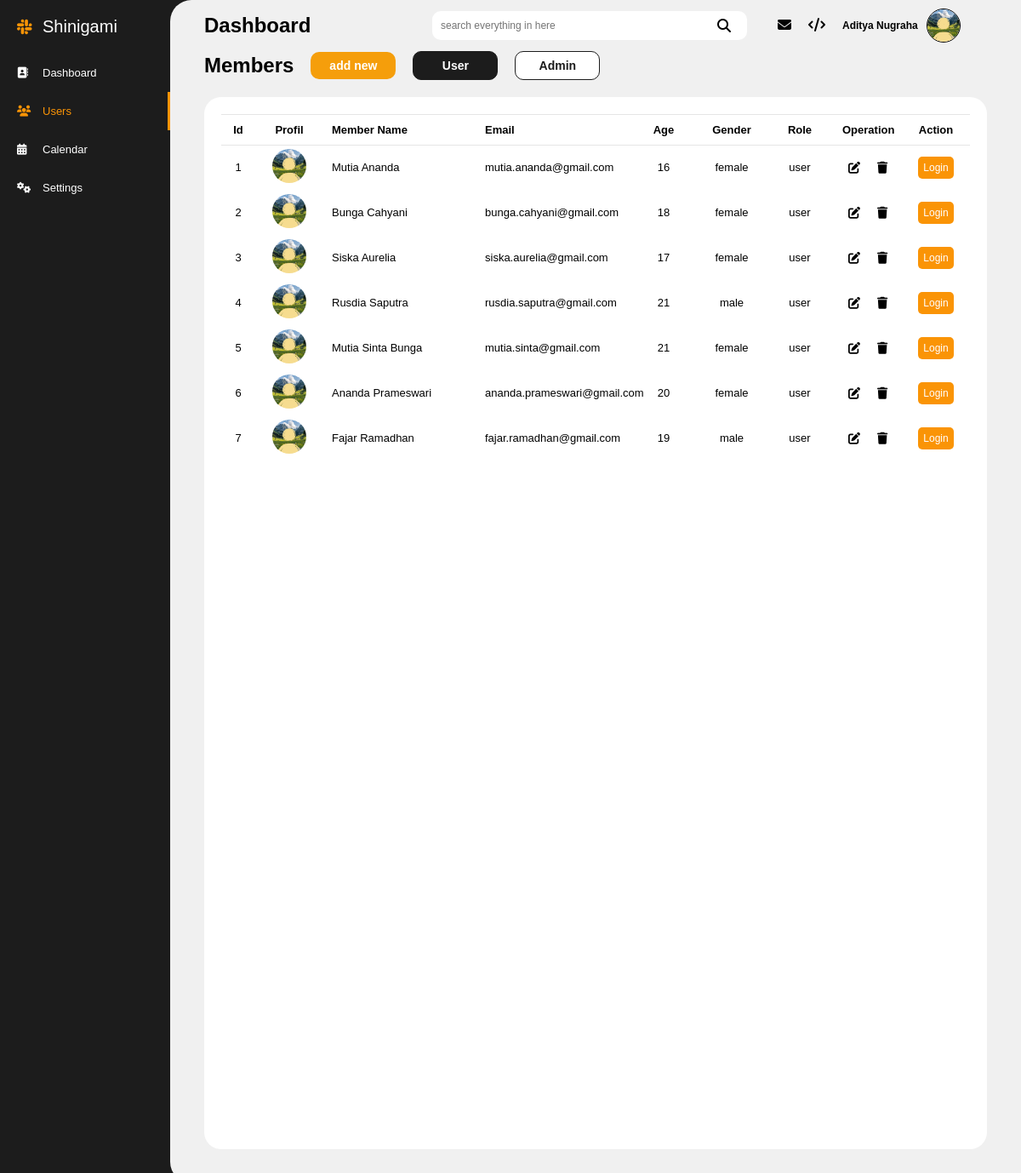
/users.php (signed in), run on the app's committed database.
### tables this page shows
CREATE TABLE `users` (
  `id` int(255) NOT NULL,
  `nama` varchar(255) NOT NULL,
  `email` varchar(255) NOT NULL,
  `password` varchar(100) NOT NULL,
  `age` int(100) NOT NULL,
  `gender` varchar(20) NOT NULL,
  `role` varchar(20) NOT NULL
);

### users.php (the view, shortened to what this page needs)
<?php
    require_once "db.php";
    $page = basename($_SERVER['PHP_SELF']);
    $role = $_GET['role'] ?? 'user';
    $sql = "SELECT * FROM users WHERE role = '$role'";
    $result = mysqli_query($db_novel, $sql);
?>
<!DOCTYPE html>
<html lang="en">
<head>
    <link rel="stylesheet" href="css/users.css">
    <link rel="stylesheet" href="css/main.css">
    <link rel="stylesheet" href="css/aside.css">
    <link rel="stylesheet" href="css/navbar.css">
    <link rel="stylesheet" href="css/table.css">
    <link rel="stylesheet" href="https://cdnjs.cloudflare.com/ajax/libs/font-awesome/6.5.2/css/all.min.css" />
</head>
<body>
    <section class="layout">
        <aside class="aside">
            <div class="logo-aside">
                <i class="fa-brands fa-slack"></i>
                <p>Shinigami</p>
            </div>
            <div class="aside-menu">
                <a href="dashboard.php" class="aside-menu-link <?= $page == 'dashboard.php' ? 'active' : '' ?>">
                    <i class="fa-solid fa-address-book"></i>
                    <p>Dashboard</p>
                </a>
                <a href="users.php" class="aside-menu-link <?= $page == 'users.php' ? 'active' : '' ?>">
                    <i class="fa-solid fa-users"></i>
                    <p>Users</p>
                </a>
                <a href="calendar.php" class="aside-menu-link <?= $page == 'calendar.php' ? 'active' : '' ?>">
                    <i class="fa-solid fa-calendar-days"></i>
                    <p>Calendar</p>
                </a>
                <a href="settings.php" class="aside-menu-link <?= $page == 'settings.php' ? 'active' : '' ?>">
                    <i class="fa-solid fa-gears"></i>
                    <p>Settings</p>
                </a>
            </div>
        </aside>
        <div class="main-area">
            <nav class="navbar">
                <div class="nav-left">
                    <h2>Dashboard</h2>
                </div>
                <div class="nav-right">
                    <div class="search-box">
                        <input type="text" name="search" class="search-input" placeholder="search everything in here">
                        <i class="fa-solid fa-magnifying-glass"></i>
                    </div>
                    <a href="https://mail.google.com/mail/?view=cm&to=izhammahendra8@gmail.com&su=Halo&body=Isi%20pesan" target="_blank"> <i class="fa-solid fa-envelope"></i> </a>
                    <a href="" target="_blank"> <i class="fa-solid fa-code"></i> </a>
                    <div class="nav-right-profil">
                        <p><?= $_SESSION['nama']; ?></p>
                        <img src="img/profil.jpg" alt="">
                    </div>
                </div>
            </nav>
            <div class="main-content">
                <div class="user-management">
                    <h2>Members</h2>
                    <a href="add.php">add new</a>
                    <div class="overview">
                        <a href="?role=user" class="<?= $role == 'user' ? 'active' : '' ?>">User</a>
                        <a href="?role=admin" class="<?= $role == 'admin' ? 'active' : '' ?>">Admin</a>
                    </div>
                </div>
                <div class="box-table">
                    <div class="table-users">
                        <table class="table">
                            <thead>
                                <tr>
                                    <th class="id">Id</th>
                                    <th class="profil">Profil</th>
                                    <th class="nama">Member Name</th>
                                    <th class="email">Email</th>
                                    <th class="age">Age</th>
                                    <th class="gender">Gender</th>
                                    <th class="role">Role</th>
                                    <th class="operations">Operation</th>
                                    <th class="action">Action</th>
                                </tr>
                            </thead>
                            <?php
                                $no = 1;
                                while($x = mysqli_fetch_assoc($result)):
                            ?>
                            <tbody>
                                <tr>
                                    <td class="id"> <?= $no++ ?> </td>
                                    <td class="profil"> <img class="profil-users" src="img/profil.jpg" alt=""> </td>
                                    <td class="nama"> <?= $x['nama']?> </td>
                                    <td class="email"> <?= $x['email']?></td>
                                    <td class="age"> <?= $x['age']?> </td>
                                    <td class="gender"> <?= $x['gender']?> </td>
                                    <td class="role"> <?= $x['role']?> </td>
                                    <td>
                                        <div class="operation">
                                            <a href="edit.php?id=<?= $x['id']; ?>"> <i class="fa-solid fa-pen-to-square"></i> </a>
                                            <a href="delete.php?id=<?= $x['id']; ?>"> <i class="fa-solid fa-trash"></i> </a>
                                        </div>
                                    </td>
                                    <td>
                                        <div class="login">
                                            <a href="user.php">Login</a>
                                        </div>
                                    </td>
                                </tr>
                            </tbody>
                            <?php
                                endwhile;
                            ?>
                        </table>
                    </div>
                </div>
            </div>
        </div>
    </section>
</body>
</html>

### css/users.css (style rules this page uses)
.main-content { display: flex; flex-direction: column; margin: 0 40px 40px 40px; flex: 1; gap: 20px; }
.user-management { display: flex; align-items: center; gap: 20px; }
.user-management a { background-color: #f59e0b; color: white; border-radius: 10px; text-align: center; text-decoration: none; font-size: 14px; font-weight: bold; width: 100px; padding: 8px; transition: 0.2s; }
.overview { display: flex; align-items: center; gap: 20px; }
.overview a { background-color: white; color: rgb(28, 28, 28); border: 1px solid rgb(28, 28, 28); transition: 0.2s; }
.overview a.active { background-color: rgb(28, 28, 28); color: white; }
.box-table { background-color: white; border-radius: 20px; font-size: 13px; padding: 20px; flex: 1; }
.table-users { overflow: scroll; scrollbar-width: none; max-height: 400px; height: 100%; width: 100%; }

### css/main.css (style rules this page uses)
* { margin: 0; padding: 0; box-sizing: border-box; font-family: arial, sans-serif; }
.layout { background-color: rgb(28, 28, 28); display: flex; height: 100vh; }
.main-area { background-color: rgb(240, 240, 240); border-top-left-radius: 25px; border-bottom-left-radius: 25px; display: flex; flex-direction: column; flex: 1; }
.main-content { display: flex; justify-content: space-between; flex: 1; gap: 20px; }

### css/aside.css (style rules this page uses)
.aside { background-color: rgb(28, 28, 28); color: white; display: flex; flex-direction: column; height: 100%; width: 200px; padding: 20px 0 20px 20px; gap: 20px; }
.logo-aside { display: flex; align-items: center; font-size: 20px; gap: 10px; }
.logo-aside i { color: #fa9406; }
.aside i { width: 20px; }
.aside-menu-link { color: white; display: flex; align-items: center; font-size: 13px; text-decoration: none; padding: 15px 0; width: 100%; gap: 10px; }
.aside-menu-link.active { border-right: 3px solid #fa9406; color: #fa9406; }

### css/navbar.css (style rules this page uses)
.navbar { display: flex; justify-content: space-between; align-items: center; padding: 10px 40px; width: 100%; }
.nav-right { display: flex; align-items: center; font-size: 16px; width: 100%; gap: 20px; }
.search-box { display: flex; justify-content: right; align-items: center; margin-left: 35px; width: 100%; }
.search-input { background-color: white; border: none; border-radius: 10px; font-size: 12px; max-width: 370px; min-width: 120px; width: 100%; padding: 10px 40px 10px 10px; }
.search-box i { position: relative; right: 35px; }
.nav-right a { color: black; text-decoration: none; }
.nav-right-profil { display: flex; align-items: center; font-size: 12px; font-weight: bold; max-width: 170px; width: 100%; gap: 10px; }
.nav-right-profil img { border: 1px solid black; border-radius: 50%; width: 40px; height: 40px; }

### css/table.css (style rules this page uses)
.table { width: 100%; table-layout: fixed; border-collapse: separate; border-spacing: 0; }
.table thead { background-color: white; position: sticky; top: 0; }
.table th { border-top: 1px solid rgba(0,0,0,0.1); box-shadow: 0 1px 0 rgba(0,0,0,0.1); padding: 10px; }
.table td { text-align: center; padding: 5px 10px; }
.table td.nama, .table td.email, .table th.nama, .table th.email { text-align: left; width: 180px; }
.id { text-align: center; width: 40px; }
.profil-users { border-radius: 50%; width: 40px; height: 40px; }
.operation { display: flex; justify-content: center; align-items: center; gap: 20px; }
.operation a { color: black; text-decoration: none; font-size: 14px; transition: 0.2s; }
.login a { background-color: #fa9406; color: white; text-decoration: none; font-size: 12px; border-radius: 5px; padding: 6px; transition: 0.2s; }

### data on the page
users: nama "Mutia Ananda", email "mutia.ananda@gmail.com", age "16", gender "female", role "user"
users: nama "Bunga Cahyani", email "bunga.cahyani@gmail.com", age "18", gender "female", role "user"
users: nama "Siska Aurelia", email "siska.aurelia@gmail.com", age "17", gender "female", role "user"
users: nama "Rusdia Saputra", email "rusdia.saputra@gmail.com", age "21", gender "male", role "user"
users: nama "Mutia Sinta Bunga", email "mutia.sinta@gmail.com", age "21", gender "female", role "user"
users: nama "Ananda Prameswari", email "ananda.prameswari@gmail.com", age "20", gender "female", role "user"
users: nama "Fajar Ramadhan", email "fajar.ramadhan@gmail.com", age "19", gender "male", role "user"

### other printed values
$_SESSION['nama'] "Aditya Nugraha"
